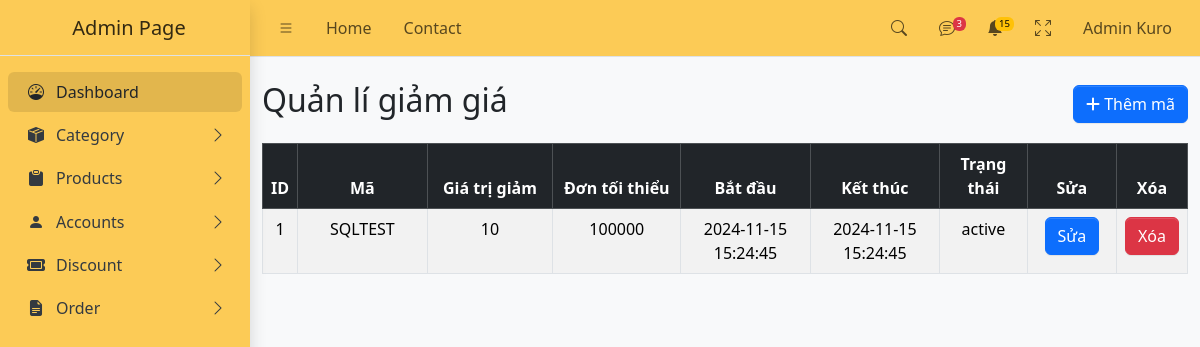
Screenshot of /?act=listdiscount (signed in) with the database file from the repository.
### tables this page shows
CREATE TABLE `discount` (
  `discount_id` int NOT NULL,
  `discount_code` varchar(50) NOT NULL,
  `discount_value` int NOT NULL COMMENT 'phần trăm giảm giá',
  `minimum_order` int NOT NULL COMMENT 'giá trị tối thiểu của đơn hàng',
  `valid_from` timestamp NOT NULL COMMENT 'ngày bắt đầu',
  `valid_to` timestamp NOT NULL COMMENT 'ngày hết hạn',
  `status` enum('active','inactive') NOT NULL,
  `created_at` timestamp NOT NULL DEFAULT CURRENT_TIMESTAMP COMMENT 'Ngày tạo'
);

### controller/admin/discountController.php (called while the page is built, shortened)
<?php
class DiscountController
{
    public $discountModel;
    function __construct()
    {
        $this->discountModel = new discountModel();
    }
    function listDiscount()
    {
        $alldiscounts = $this->discountModel->getAllDiscount();
        require_once 'views/admin/listdiscount.php';
    }
}

### config/conn.php (called while the page is built, shortened)
<?php
function connectDB()
{
    $host = "mysql:host=localhost;dbname=ktk;charset=utf8";
    $user = "root";
    $pass = "";
    try {
        $conn = new PDO($host, $user, $pass);
        return $conn;
    } catch (PDOException $e) {
        echo "lỗi kết nối " . $e->getMessage();
    }
}
?>

### model/admin/discountModel.php (called while the page is built, shortened)
<?php
class DiscountModel
{
    public $conn;
    public function __construct()
    {
        $this->conn = connectDB();
    }
    function getAllDiscount()
    {
        $sql = "SELECT * FROM discount";
        return $this->conn->query($sql)->fetchAll();
    }
}

### views/admin/listdiscount.php (the view, shortened to what this page needs)
<!DOCTYPE html>
<html lang="en">
<head>
    <?php require_once "component/admin/link.php" ?>
</head>
<body class="layout-fixed sidebar-expand-lg bg-body-tertiary">
    <div class="app-wrapper">
        <?php require_once "component/admin/header.php" ?>
        <?php require_once "component/admin/sidebar.php" ?>
        <main class="app-main">
            <div class="container mt-4">
                <div class="d-flex justify-content-between align-items-center mb-3">
                    <h2>Quản lí giảm giá</h2>
                    <a href="?act=insertdiscount"><button class="btn btn-primary" data-bs-toggle="modal" data-bs-target="#addModal">
                            <i class="fas fa-plus"></i> Thêm mã
                        </button></a>
                </div>
                <div class="table-responsive">
                    <table class="table table-striped table-bordered" style="text-align:center">
                        <thead class="table-dark">
                            <tr>
                                <th scope="col" style="width: 1%">ID</th>
                                <th scope="col" style="width: 15%">Mã</th>
                                <th scope="col" style="width: 15%">Giá trị giảm </th>
                                <th scope="col" style="width: 15%">Đơn tối thiểu</th>
                                <th scope="col" style="width: 15%">Bắt đầu</th>
                                <th scope="col" style="width: 15%">Kết thúc</th>
                                <th scope="col" style="width: 10%">Trạng thái</th>
                                <th scope="col" style="width: 10%">Sửa</th>
                                <th scope="col" style="width: 10%">Xóa</th>
                            </tr>
                        </thead>
                        <tbody>
                            <?php
                            foreach ($alldiscounts as $key => $rows) {
                            ?>
                                <tr>
                                    <td><?= $rows['discount_id'] ?></td>
                                    <td><?= $rows['discount_code'] ?></td>
                                    <td><?= $rows['discount_value'] ?></td>
                                    <td><?= $rows['minimum_order'] ?></td>
                                    <td><?= $rows['valid_from'] ?></td>
                                    <td><?= $rows['valid_to'] ?></td>
                                    <td><?= $rows['status'] ?></td>
                                    <td>
                                        <a href="?act=updatediscount&id=<?= $rows['discount_id'] ?>">
                                            <button class="btn btn-primary">Sửa</button>
                                        </a>
                                    </td>
                                    <td>
                                        <a href="?act=deletediscount&id=<?= $rows['discount_id'] ?>" onclick="return confirm('Bạn có chắc muốn xóa mã giảm giá này?')">
                                            <button class="btn btn-danger">Xóa</button>
                                        </a>
                                    </td>
                                </tr>
                            <?php
                            }
                            ?>
                        </tbody>
                    </table>
                </div>
            </div>
        </main>
    </div>
</body>
</html>

### rows the page displays
discount: discount_id "1", discount_code "SQLTEST", discount_value "10", minimum_order "100000", valid_from "2024-11-15 15:24:45", valid_to "2024-11-15 15:24:45", status "active"
